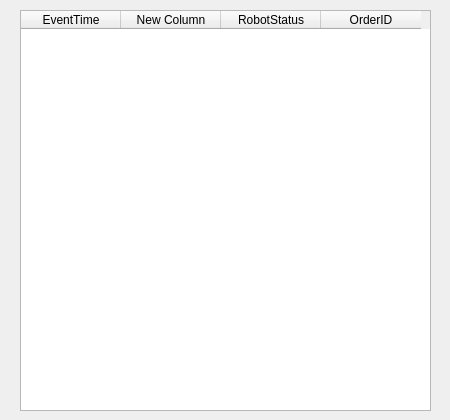
<?xml version="1.0" encoding="UTF-8"?>
<ui version="4.0">
 <class>Robot_Log</class>
 <widget class="QDialog" name="Robot_Log">
  <property name="geometry">
   <rect>
    <x>0</x>
    <y>0</y>
    <width>450</width>
    <height>420</height>
   </rect>
  </property>
  <property name="windowTitle">
   <string>Robot_Log</string>
  </property>
  <widget class="QTableWidget" name="RobotLog">
   <property name="geometry">
    <rect>
     <x>20</x>
     <y>10</y>
     <width>411</width>
     <height>401</height>
    </rect>
   </property>
   <property name="editTriggers">
    <set>QAbstractItemView::NoEditTriggers</set>
   </property>
   <column>
    <property name="text">
     <string>EventTime</string>
    </property>
   </column>
   <column>
    <property name="text">
     <string>New Column</string>
    </property>
   </column>
   <column>
    <property name="text">
     <string>RobotStatus</string>
    </property>
   </column>
   <column>
    <property name="text">
     <string>OrderID</string>
    </property>
   </column>
  </widget>
 </widget>
 <resources/>
 <connections/>
</ui>
